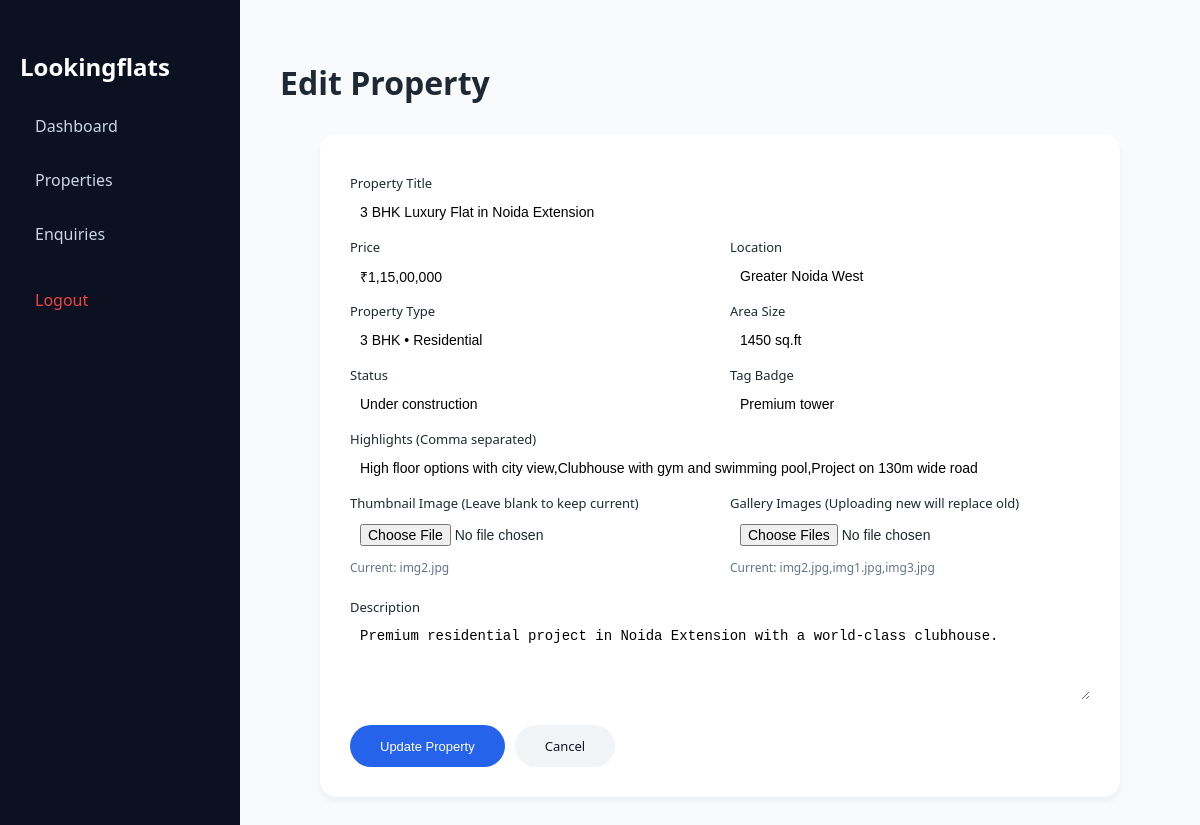
Page /edit_property.php?id=2 (signed in) on the committed database.
### tables this page shows
CREATE TABLE IF NOT EXISTS properties (
    id INT AUTO_INCREMENT PRIMARY KEY,
    title VARCHAR(255) NOT NULL,
    price VARCHAR(100) NOT NULL,
    location VARCHAR(255) NOT NULL,
    type VARCHAR(100) NOT NULL,
    area VARCHAR(100),
    status VARCHAR(100),
    description TEXT,
    tag VARCHAR(100),
    image VARCHAR(255),
    gallery TEXT,  
    highlights TEXT,  
    created_at TIMESTAMP DEFAULT CURRENT_TIMESTAMP
);

### edit_property.php (the view, shortened to what this page needs)
<?php
include 'db.php';
$id = isset($_GET['id']) ? (int)$_GET['id'] : 0;
$sql = "SELECT * FROM properties WHERE id = $id";
$result = $conn->query($sql);
$property = $result->fetch_assoc();
?>
<!DOCTYPE html>
<html lang="en">
<head>
    <link rel="stylesheet" href="style.css">
</head>
<body>
    <div class="admin-layout">
        <aside class="admin-sidebar">
            <h2>Lookingflats</h2>
            <nav class="sidebar-nav">
                <a href="admin.php">Dashboard</a>
                <a href="manage_properties.php" class="active">Properties</a>
                <a href="view_enquiries.php">Enquiries</a>
                <a href="admin.php?logout=1" style="color:#ef4444; margin-top:20px; display:block;">Logout</a>
            </nav>
        </aside>
        <main class="admin-main">
            <h1 style="margin-bottom:30px;">Edit Property</h1>
            <div class="form-container">
                <form action="edit_property.php?id=<?php echo $id; ?>" method="POST" enctype="multipart/form-data" class="contact-form">
                    <div class="form-row">
                        <label>Property Title</label>
                        <input type="text" name="title" value="<?php echo htmlspecialchars($property['title']); ?>" required>
                    </div>
                    <div class="form-grid">
                        <div class="form-row">
                            <label>Price</label>
                            <input type="text" name="price" value="<?php echo htmlspecialchars($property['price']); ?>" required>
                        </div>
                        <div class="form-row">
                            <label>Location</label>
                            <input type="text" name="location" value="<?php echo htmlspecialchars($property['location']); ?>" required>
                        </div>
                    </div>
                    <div class="form-grid">
                        <div class="form-row">
                            <label>Property Type</label>
                            <input type="text" name="type" value="<?php echo htmlspecialchars($property['type']); ?>" required>
                        </div>
                        <div class="form-row">
                            <label>Area Size</label>
                            <input type="text" name="area" value="<?php echo htmlspecialchars($property['area']); ?>" required>
                        </div>
                    </div>
                    <div class="form-grid">
                        <div class="form-row">
                            <label>Status</label>
                            <input type="text" name="status" value="<?php echo htmlspecialchars($property['status']); ?>" required>
                        </div>
                        <div class="form-row">
                            <label>Tag Badge</label>
                            <input type="text" name="tag" value="<?php echo htmlspecialchars($property['tag']); ?>" required>
                        </div>
                    </div>
                    <div class="form-row">
                        <label>Highlights (Comma separated)</label>
                        <input type="text" name="highlights" value="<?php echo htmlspecialchars($property['highlights']); ?>" required>
                    </div>
                    <div class="form-grid">
                        <div class="form-row">
                            <label>Thumbnail Image (Leave blank to keep current)</label>
                            <input type="file" name="image" accept="image/*">
                            <p style="font-size:12px; color:#64748b; margin-top:5px;">Current: <?php echo $property['image']; ?></p>
                        </div>
                        <div class="form-row">
                            <label>Gallery Images (Uploading new will replace old)</label>
                            <input type="file" name="gallery[]" accept="image/*" multiple>
                            <p style="font-size:12px; color:#64748b; margin-top:5px;">Current: <?php echo $property['gallery'] ?: 'None'; ?></p>
                        </div>
                    </div>
                    <div class="form-row">
                        <label>Description</label>
                        <textarea name="description" rows="4" required><?php echo htmlspecialchars($property['description']); ?></textarea>
                    </div>
                    <div style="display:flex; gap:10px; margin-top:20px;">
                        <button type="submit" class="btn-primary" style="padding:12px 30px;">Update Property</button>
                        <a href="manage_properties.php" class="btn-secondary" style="padding:12px 30px;">Cancel</a>
                    </div>
                </form>
            </div>
        </main>
    </div>
</body>
</html>

### style.css (style rules this page uses)
* { box-sizing: border-box; }
body { margin: 0; font-family: system-ui, -apple-system, BlinkMacSystemFont, "Segoe UI", sans-serif; background: #f5f5f7; color: #1f2933; }
a { color: inherit; }
.btn-primary, .btn-secondary { display: inline-flex; align-items: center; justify-content: center; padding: 8px 14px; border-radius: 999px; font-size: 13px; font-weight: 500; text-decoration: none; border: none; cursor: pointer; }
.btn-primary { background: #2563eb; color: #ffffff; }
.btn-secondary { background: #f3f4f6; color: #111827; }
.contact-form { margin-top: 10px; }
.form-row { margin-bottom: 10px; }
.form-row label { display: block; font-size: 13px; margin-bottom: 4px; }
.form-row input, .form-row textarea { width: 100%; padding: 8px 10px; border-radius: 10px; border: none; font-size: 14px; }

### edit_property.php (style rules this page uses)
.admin-layout { display: grid; grid-template-columns: 240px 1fr; min-height: 100vh; }
.admin-sidebar { background: #0b1120; color: #fff; padding: 30px 20px; }
.sidebar-nav a { display: block; color: #cbd5e1; text-decoration: none; padding: 12px 15px; border-radius: 8px; margin-bottom: 8px; }
.admin-main { background: #f8fafc; padding: 40px; }
.form-container { background: #fff; padding: 30px; border-radius: 16px; box-shadow: 0 4px 6px rgba(0,0,0,0.05); max-width: 800px; margin: 0 auto; }
.form-grid { display: grid; grid-template-columns: 1fr 1fr; gap: 20px; }

### rows in the picture
properties: title "3 BHK Luxury Flat in Noida Extension", price "₹1,15,00,000", location "Greater Noida West", type "3 BHK • Residential", area "1450 sq.ft", status "Under construction", tag "Premium tower", highlights "High floor options with city view,Clubhouse with gym and swimming pool,Project on 130m wide road", image "img2.jpg", gallery "img2.jpg,img1.jpg,img3.jpg", description "Premium residential project in Noida Extension with a world-class clubhouse."
